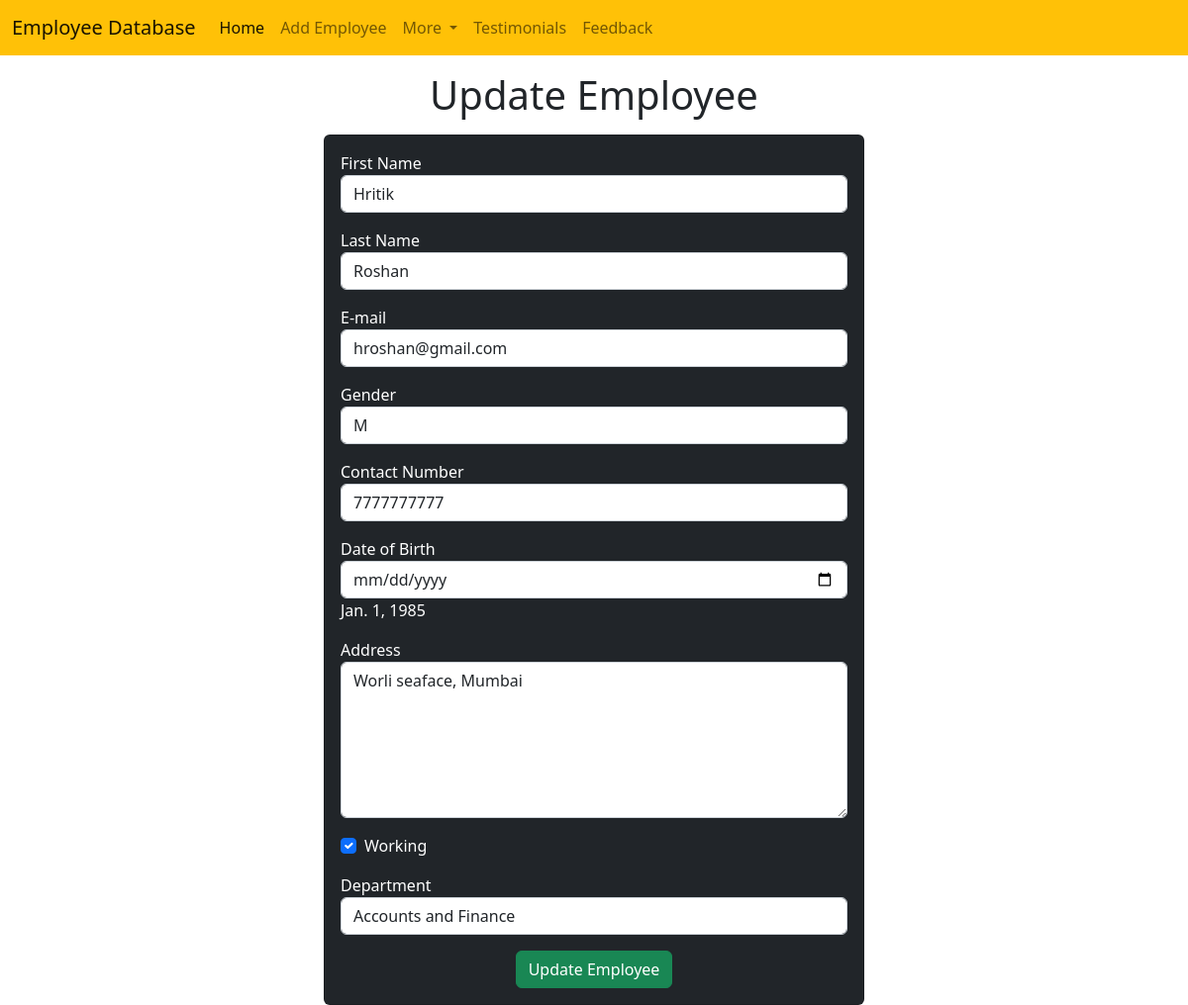
/employee/update-employee/10, run on the app's committed database.
### employee/models.py (models this page shows, shortened)
class Emp_data(models.Model):
    fname= models.CharField(max_length=30)
    lname= models.CharField(max_length=30)
    email= models.CharField(max_length=40)
    GENDER_CHOICES = [
        ('M', 'Male'),
        ('F', 'Female'),
    ]
    gender = models.CharField(max_length=1, choices=GENDER_CHOICES)
    contact= models.IntegerField()
    dob = models.DateField(verbose_name='Date of Birth')
    address =models.CharField(max_length=200)
    working = models.BooleanField(default=True)
    department = models.CharField(max_length=200,null=True)

### employee/views.py (the view)
# urls.py: path("update-employee/<int:employee_id>",update_employee),
def update_employee(request,employee_id):
    emp= Emp_data.objects.get(pk=employee_id)
    return render(request,"employee/update-employee.html",{
        'emp':emp
    })

### templates/employee/update-employee.html (shortened to what this page needs)
<!doctype html>
<html lang="en">
  <head>
    <link href="https://cdn.jsdelivr.net/npm/bootstrap@5.2.3/dist/css/bootstrap.min.css" rel="stylesheet">
  </head>
  <body>
    {% include 'employee/navbar.html' %}
    <h1 class= "text-center my-3"><center>Update Employee</center></h1>
    <div class="container">
      <div class="row">
        <div class="col-md-6 offset-md-3">
            <div class="card bg-dark text-white">
              <div class="card-body">
                <form action="/employee/do-update/{{emp.id}}" method="POST">
                  <div class="mb-3">
                    <label for ="fname">First Name</label>
                    <input id="fname" type ="text" class="form-control" placeholder="Enter First Name" name="fname" value={{emp.fname}}>
                  </div>
                  <div class="mb-3">
                    <label for ="lname">Last Name</label>
                    <input id="lname" type ="text" class="form-control" placeholder="Enter Last Name" name="lname" value={{emp.lname}}>
                  </div>
                  <div class="mb-3">
                    <label for ="email">E-mail</label>
                    <input id="email" type ="text" class="form-control" placeholder="Enter E-mail here" name="email" value={{emp.email}}>
                  </div>
                  <div class="mb-3">
                    <label for ="gender">Gender</label>
                    <input id="gender" type ="text" class="form-control" placeholder="Select Gender" name="gender" value={{emp.gender}}>
                  </div>
                  <div class="mb-3">
                    <label for ="contact">Contact Number</label>
                    <input id="contact" type ="text" class="form-control" placeholder="Enter Contact Details" name="contact" value={{emp.contact}}>
                  </div>
                  <div class="mb-3">
                    <label for ="dob">Date of Birth</label>
                    <input name= "dob" id="dob" type="date" placeholder="YYYY-MM_DD" class="form-control" value={{emp.dob}}>{{emp.dob}}
                  </div>
                  <div class="mb-3">
                    <label for ="address">Address</label>
                    <textarea name="address" id="address" rows="6" class="form-control">{{emp.address}}</textarea>
                  </div>
                  <div class="mb-3 form-check">
                    <label for ="working">Working</label>
                    <input {% if emp.working %} checked {% endif %} type ="checkbox" class="form-check-input" name="working">
                  </div>
                  <div class="mb-3">
                    <label for ="department">Department</label>
                    <select name="department" id="department" class="form-control" value={{emp.department}}>
                      <option value="Accounts and Finance">Accounts and Finance</option>
                    </select>
                  </div>
                  <div class="container text-center">
                    <button class="btn btn-success" >
                      Update Employee
                    </button>
                  </div>
              </div>
            </div>
        </div>
      </div>
    </div>
  </body>
</html>

### data on the page
Emp_data: fname "Hritik", lname "Roshan", email "hroshan@gmail.com", gender "M", contact "7777777777", dob "Jan. 1, 1985", address "Worli seaface, Mumbai", working "☑", department "Accounts and Finance"
